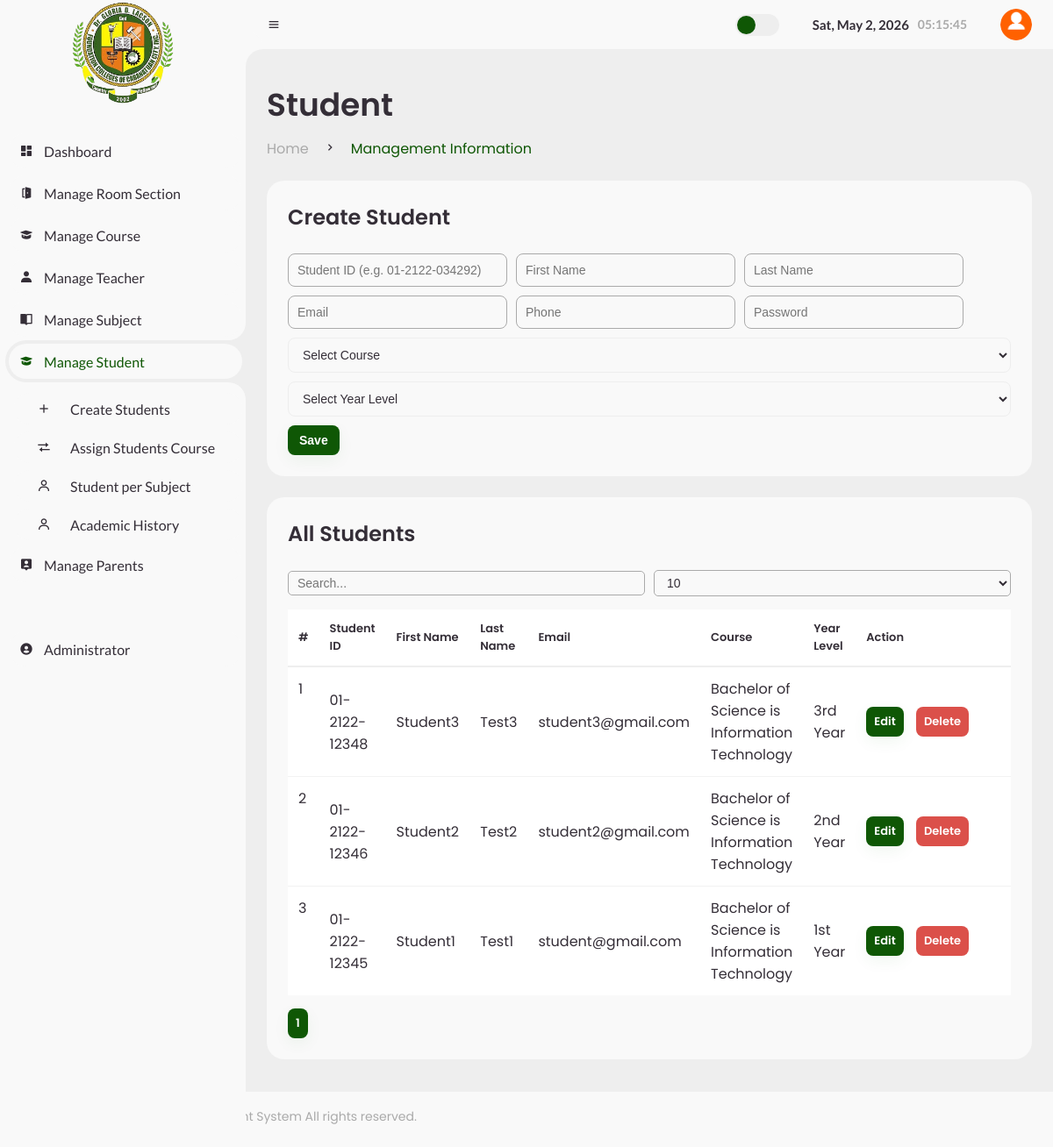
Screenshot of /Admin/create_student.php (signed in) with the database file from the repository.
### tables this page shows
CREATE TABLE `students` (
  `student_id` int(11) NOT NULL,
  `user_id` int(11) NOT NULL,
  `course_id` int(11) NOT NULL,
  `year_level` varchar(50) DEFAULT NULL,
  `section` varchar(50) DEFAULT NULL,
  `parent_id` int(11) DEFAULT NULL
);

CREATE TABLE `users` (
  `user_id` int(11) NOT NULL,
  `student_id_number` varchar(20) DEFAULT NULL,
  `username` varchar(50) NOT NULL,
  `password` varchar(255) NOT NULL,
  `role` enum('admin','teacher','student','parent') NOT NULL,
  `first_name` varchar(50) NOT NULL,
  `last_name` varchar(50) NOT NULL,
  `email` varchar(100) DEFAULT NULL,
  `contact_number` varchar(20) DEFAULT NULL,
  `profile_picture` varchar(255) DEFAULT NULL,
  `created_at` timestamp NOT NULL DEFAULT current_timestamp()
);

### Admin/create_student.php (the view, shortened to what this page needs)
<?php
include 'header.php';
$search = $_GET['search'] ?? '';
$limit = intval($_GET['limit'] ?? 10);
$page  = intval($_GET['page'] ?? 1);
$offset = ($page - 1) * $limit;
$courseQuery = mysqli_query($conn, "SELECT * FROM courses ORDER BY course_name ASC");
$courses = [];
while($c = mysqli_fetch_assoc($courseQuery)){
    $courses[$c['course_id']] = $c['course_name'];
}
$editRow = null;
$where = '';
$totalQuery = mysqli_query($conn,"SELECT COUNT(*) AS total FROM students s LEFT JOIN users u ON s.user_id = u.user_id $where");
$totalRows = mysqli_fetch_assoc($totalQuery)['total'];
$totalPages = ceil($totalRows / $limit);
$dataQuery = mysqli_query($conn,"SELECT s.student_id, s.user_id, s.course_id, s.year_level, u.student_id_number, u.first_name, u.last_name, u.email
                                FROM students s
                                LEFT JOIN users u ON s.user_id = u.user_id
                                $where ORDER BY s.student_id DESC LIMIT $offset,$limit");
?>
<main>
<div class="head-title">
    <div class="left">
        <h1>Student </h1>
       <ul class="breadcrumb">
                <li><a href="#">Home</a></li>
                <li><i class='bx bx-chevron-right'></i></li>
                <li><a class="active">Management Information</a></li>
            </ul>
        </div>
</div>
<div class="table-data">
<div class="order">
<div class="head"><h3><?php echo $editRow ? "Edit Student" : "Create Student"; ?></h3></div>
<form method="POST" class="form-class">
    <input type="text" name="student_id_number" placeholder="Student ID (e.g. 01-2122-034292)" value="<?php echo $editRow['student_id_number'] ?? ''; ?>" required>
    <input type="text" name="fname" placeholder="First Name" value="<?php echo $editRow['first_name'] ?? ''; ?>" required>
    <input type="text" name="lname" placeholder="Last Name" value="<?php echo $editRow['last_name'] ?? ''; ?>" required>
    <input type="email" name="email" placeholder="Email" value="<?php echo $editRow['email'] ?? ''; ?>" required>
    <input type="text" name="phone" placeholder="Phone" value="<?php echo $editRow['contact_number'] ?? ''; ?>">
    <input type="password" name="password" placeholder="Password <?php echo $editRow ? '(leave blank to keep current)' : ''; ?>" <?php if(!$editRow) echo "required"; ?>>
    <select name="course_id" required>
        <option value="">Select Course</option>
    </select>
    <select name="year_level" required>
        <option value="">Select Year Level</option>
    </select>
    <?php if($editRow){ ?>
        <button type="submit" name="update" class="btn primary">Update</button>
        <a href="create_student.php" class="btn danger small">Cancel</a>
    <?php } else { ?>
        <button type="submit" name="save" class="btn primary">Save</button>
    <?php } ?>
</form>
</div>
</div>
<div class="table-data">
<div class="order">
<div class="head flex-between">
<h3>All Students</h3>
</div>
<div class="row-controls">
<input type="search" id="searchInput" class="search-input" placeholder="Search..." value="<?php echo htmlspecialchars($search); ?>">
<select id="limitSelect" class="search-input">
<?php foreach([5,10,20,50] as $option){ ?>
<option value="<?php echo $option; ?>" <?php if($option==$limit) echo "selected"; ?>><?php echo $option; ?></option>
<?php } ?>
</select>
</div>
<table>
<thead>
<tr>
<th>#</th>
<th>Student ID</th>
<th>First Name</th>
<th>Last Name</th>
<th>Email</th>
<th>Course</th>
<th>Year Level</th>
<th>Action</th>
</tr>
</thead>
<tbody>
<?php $sn=$offset+1; while($row=mysqli_fetch_assoc($dataQuery)){ ?>
<tr>
<td><?php echo $sn++; ?></td>
<td><?php echo $row['student_id_number']; ?></td>
<td><?php echo $row['first_name']; ?></td>
<td><?php echo $row['last_name']; ?></td>
<td><?php echo $row['email']; ?></td>
<td><?php echo $courses[$row['course_id']] ?? 'N/A'; ?></td>
<td><?php echo $row['year_level']; ?></td>
<td>
<a href="?action=edit&student_id=<?php echo $row['student_id']; ?>" class="btn small primary">Edit</a>
<a href="?action=delete&student_id=<?php echo $row['student_id']; ?>" class="btn small danger" onclick="return confirm('Delete this student?')">Delete</a>
</td>
</tr>
<?php } ?>
</tbody>
</table>
<div class="mt-15">
<?php for($i=1;$i<=$totalPages;$i++){ ?>
<a href="?search=<?php echo urlencode($search); ?>&limit=<?php echo $limit; ?>&page=<?php echo $i; ?>" class="btn small <?php if($i==$page) echo 'primary'; ?>"><?php echo $i; ?></a>
<?php } ?>
</div>
</div>
</div>
</main>
<?php include 'stms_footer.php'; ?>

### rows the page displays
students: user.student_id_number "01-2122-12348", user.first_name "Student3", user.last_name "Test3", user.email "student3@gmail.com", course "Bachelor of Science is Information Technology", year_level "3rd Year"
students: user.student_id_number "01-2122-12346", user.first_name "Student2", user.last_name "Test2", user.email "student2@gmail.com", course "Bachelor of Science is Information Technology", year_level "2nd Year"
students: user.student_id_number "01-2122-12345", user.first_name "Student1", user.last_name "Test1", user.email "student@gmail.com", course "Bachelor of Science is Information Technology", year_level "1st Year"

### other values shown
form field value "10"
